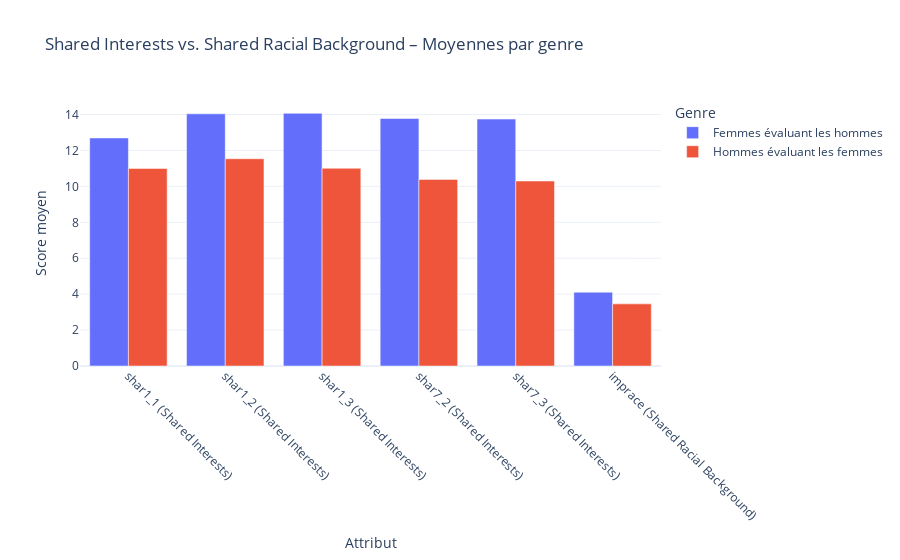

This figure's notebook cell:
### Code cell
import plotly.express as px

fig = px.bar(
    comparison_df,
    x="Attribut",
    y="Moyenne",
    color="Genre",
    barmode="group",
    title="Shared Interests vs. Shared Racial Background – Moyennes par genre",
    labels={"Moyenne": "Score moyen"}
)
fig.update_layout(xaxis_tickangle=45, template="plotly_white")
fig.show()

### Figure 1 — Plotly figure (JSON) as saved in the notebook; plotly's stock layout.template omitted (floating-point values rounded to 4 significant figures)
{"data": [{"alignmentgroup": "True", "hovertemplate": "Genre=Femmes évaluant les hommes<br>Attribut=%{x}<br>Score moyen=%{y}<extra></extra>", "legendgroup": "Femmes évaluant les hommes", "marker": {"color": "#636efa", "pattern": {"shape": ""}}, "name": "Femmes évaluant les hommes", "offsetgroup": "Femmes évaluant les hommes", "orientation": "v", "showlegend": true, "textposition": "auto", "type": "bar", "x": ["shar1_1 (Shared Interests)", "shar1_2 (Shared Interests)", "shar1_3 (Shared Interests)", "shar7_2 (Shared Interests)", "shar7_3 (Shared Interests)", "imprace (Shared Racial Background)"], "xaxis": "x", "y": [12.7, 14.04, 14.07, 13.78, 13.75, 4.11], "yaxis": "y"}, {"alignmentgroup": "True", "hovertemplate": "Genre=Hommes évaluant les femmes<br>Attribut=%{x}<br>Score moyen=%{y}<extra></extra>", "legendgroup": "Hommes évaluant les femmes", "marker": {"color": "#EF553B", "pattern": {"shape": ""}}, "name": "Hommes évaluant les femmes", "offsetgroup": "Hommes évaluant les femmes", "orientation": "v", "showlegend": true, "textposition": "auto", "type": "bar", "x": ["shar1_1 (Shared Interests)", "shar1_2 (Shared Interests)", "shar1_3 (Shared Interests)", "shar7_2 (Shared Interests)", "shar7_3 (Shared Interests)", "imprace (Shared Racial Background)"], "xaxis": "x", "y": [11, 11.54, 11.01, 10.39, 10.3, 3.46], "yaxis": "y"}], "layout": {"barmode": "group", "legend": {"title": {"text": "Genre"}, "tracegroupgap": 0}, "title": {"text": "Shared Interests vs. Shared Racial Background – Moyennes par genre"}, "xaxis": {"anchor": "y", "domain": [0, 1], "tickangle": 45, "title": {"text": "Attribut"}}, "yaxis": {"anchor": "x", "domain": [0, 1], "title": {"text": "Score moyen"}}}}
